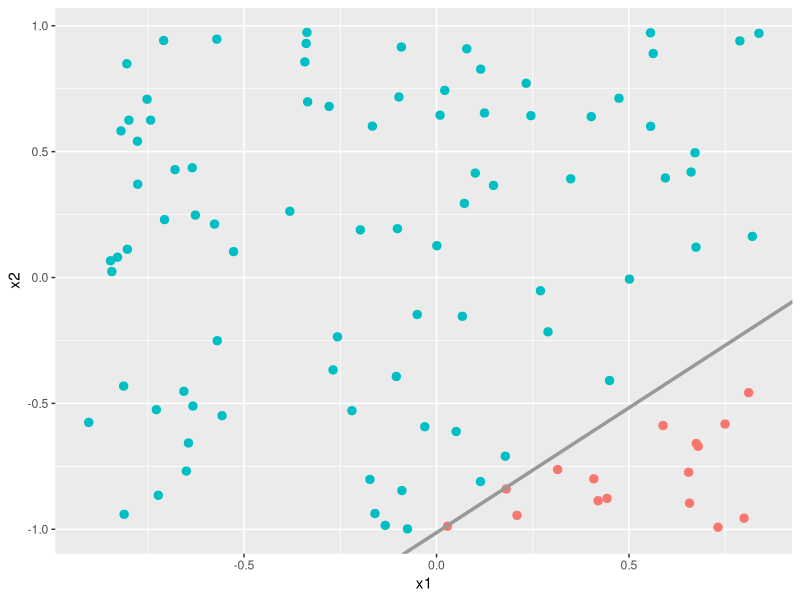

Source code (R):
# HW1 - Perceptron
# Lauren Steely
# Runs the perceptron algorithm multiple times with a new dataset each time, to track mean iterations for given n.

library(tidyverse)

# FUNCTION isLeft ---------------------------------------------------------

# Returns +1 if pt (cx, cy) is to left of line defined by (a[1], a[2]) and (b[1], b[2]), -1 otherwise

isLeft <- function(a, b, cx, cy) {
  ifelse(((b[1] - a[1]) * (cy - a[2]) - (b[2] - a[2]) * (cx - a[1])) > 0, +1, -1) # examine sign of AC x AB
  }

# PERCEPTRON --------------------------------------------------------------

maxruns <- 5 # number of times to run perceptron with fresh random data
n <- 100       # number of observations
iterations <- rep(0, maxruns) # initialize the vector that sores the # of iterations for each run

for (run in 1:maxruns) {
  
  # Generate input data x

  x <- data.frame(x0 = rep(1, n), x1 = runif(n, -1, 1), x2 = runif(n, -1, 1)) # generate x from uniform dist {-1, 1}

  # Choose a target function as a random line in the plane passing through p1 and p2.
  # This will create a linear separation between the data.

  p1 <- runif(2, -1, 1) # first point
  p2 <- runif(2, -1, 1) # second point
  m <- (p1[2] - p2[2]) / (p1[1] - p2[1]) # slope of line
  b <- p1[2] - p1[1] * m # y-intercept of line
  x$y <- isLeft(p1, p2, x$x1, x$x2) # Apply target function to input points to generate y

  # Plot the data

  inputplot <- ggplot(x, aes(x1, x2, color = as.factor(y))) + geom_point(size=2.5) +
   geom_abline(slope = m, intercept = b, size = 1.2, color = "gray60") +
    theme(legend.position="none")
  inputplot

  # Initialize y, x, and w matrices

  y <- x$y # convert y to a vector
  y.guess <- rep(1, n) # initialize vector of predictions
  x.mat <- matrix(c(x$x0, x$x1, x$x2), nrow = 3, ncol = n, byrow = T) # convert x df to matrix (observations -> columns, factors -> rows)
  w <- c(0, 0, 0) # initialize vector of weights

  # Implement the Perceptron algorithm
  
  iterations[run] <- 1 # initialize the iterations counter for this run
  repeat {

    # Predict new y values using weights w

    for (i in 1:n) {
      y.guess[i] <- sign(x.mat[,i] %*% w) # for each observation x(i), compute y.guess as dot product of x and w
    }

    if (identical(y.guess, y)) break # repeat until y.guess == y
  
    # Choose a point randomly from the set of misclassified points

    j <- sample(which(y.guess != y), 1) # randomly select a j for which y.guess[j] != y[j]

    # Update the weight vector

    w <- w + y[j] * x.mat[,j] # y[j] is +1 or -1

    # Update state variables
    
    iterations[run] <- iterations[run] + 1
  }
}

cat("\nCompleted", maxruns, "runs of n =", n, "points with an average of", round(mean(iterations), 0), "iterations per run.\n")

